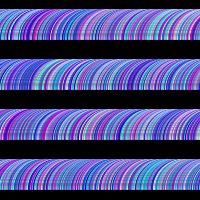
Frame 1 (no input)
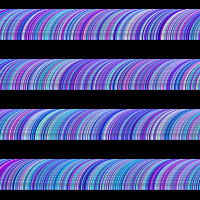
Frame 60 (the mouse pressed at the canvas centre just before this capture)
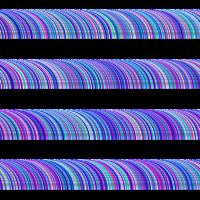
Frame 120 (the mouse held since frame 60 and released just before this capture)

The Processing sketch that drew these frames (run headless with seeded random() and noise(); from frame 60 on, the mouse is pressed at the canvas centre):

// Processing sketch: processing_161879
// ── processing_161879.pde

//by Antoine Mauron
// modified by Antoine M.

float l, h, d, f; //les variables de largeur, hauteur, dÃ©but et fin de l'arc

void setup() {
  size(200, 200);
  background(0);
  smooth();
  noFill();
}

void draw() {
  background(0);
  for (int i=0; i<width+60; i++) {
    for (int j=-11; j<height+60; j+=50) {
      l = h = 60; //largeur et hauteur
      d = PI;      //dÃ©but de l'arc
      f = PI+HALF_PI;  //fin de l'arc
      stroke(random(0, 255), random(0, 255), random(200, 255));
      arc(i, j, l, h, d, f);
    }
  }  

  if (mousePressed == true) {
    background(0);
    for (int i=-60; i<width+60; i++) {
      for (int j=-11; j<height+60; j+=50) {
        l = h = 60; //largeur et hauteur
        d = PI+HALF_PI;      //dÃ©but de l'arc
        f = TWO_PI;  //fin de l'arc
        stroke(random(0, 255), random(0, 255), random(200, 255));
        arc(i, j, l, h, d, f);
      }
    }
  }

  if (keyPressed == true) {
    if (key == 'c') {
      background(0);
      for (int i=-60; i<width+60; i+=30) {
        for (int j=-11; j<height+60; j+=50) {
          l = h = 60; //largeur et hauteur
          d = PI+HALF_PI;      //dÃ©but de l'arc
          f = TWO_PI;  //fin de l'arc
          stroke(random(0, 255), random(0, 255), random(200, 255));
          arc(i, j, l, h, d, f);
        }
      }
    }
  }
}

void mouseDragged() {
  background(0);
  for (int i=-60; i<width+60; i+=mouseX/10) {
    for (int j=-11; j<height+60; j+=50) {
      l = h = 60; //largeur et hauteur
      d = PI+HALF_PI;      //dÃ©but de l'arc
      f = TWO_PI;  //fin de l'arc
      stroke(random(0, 255), random(0, 255), random(200, 255));
      arc(i, j, l, h, d, f);
    }
  }
}
